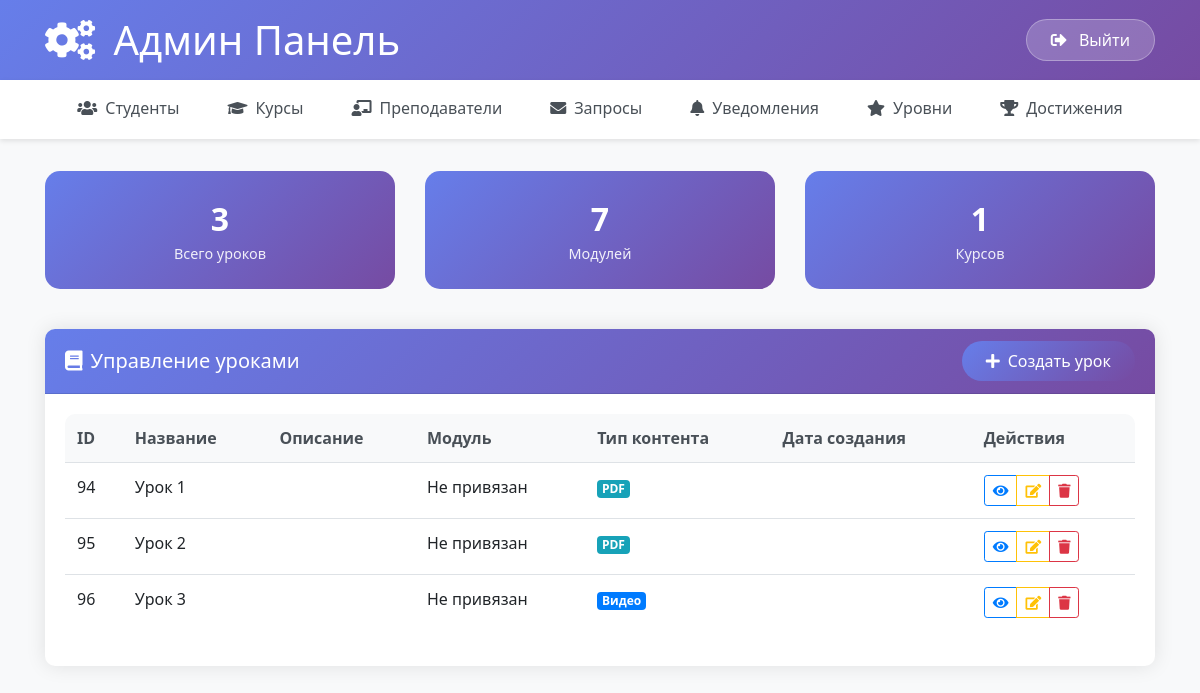
The app's page /admin_lessons/ (signed in), older data.
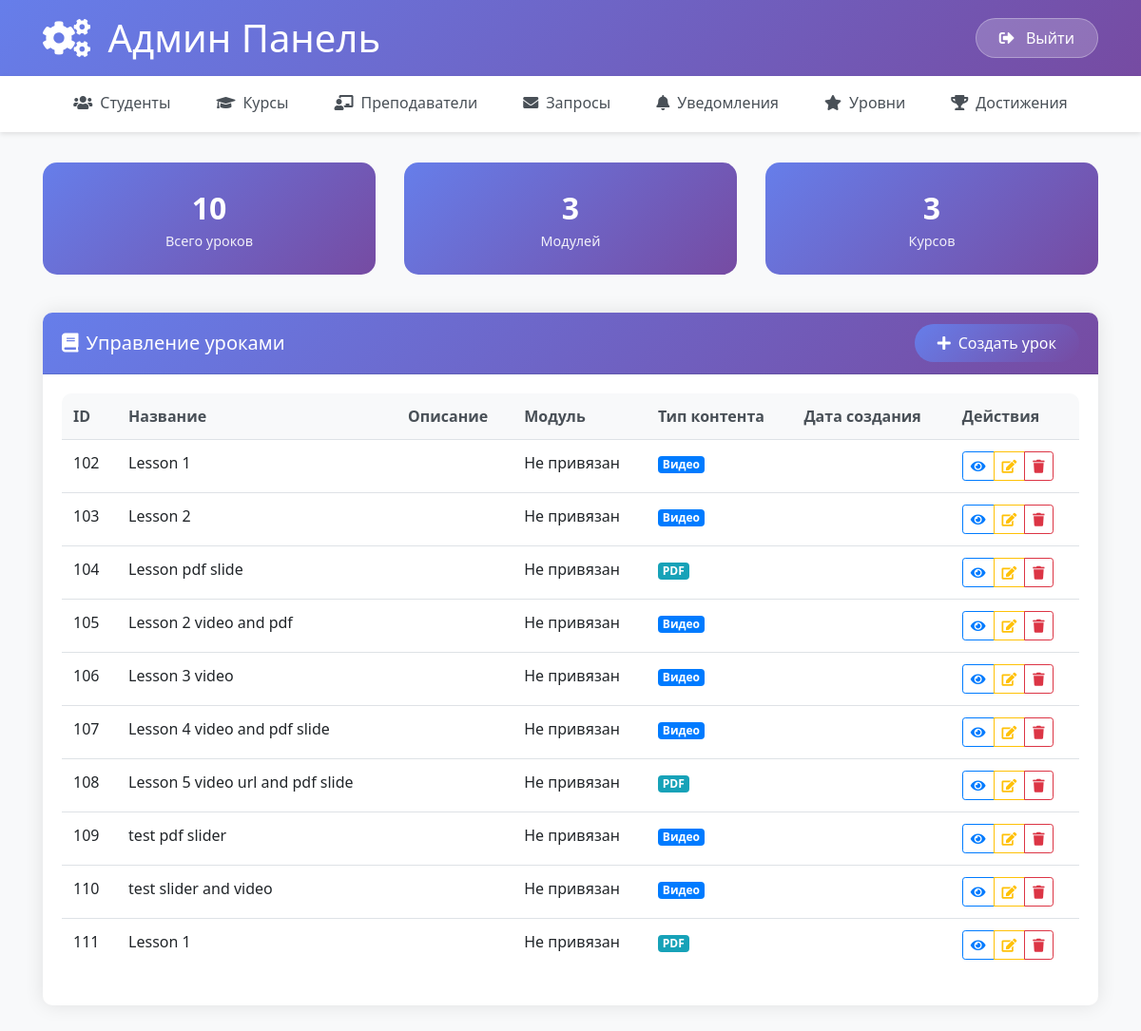
The same page, newer data.
### courses/models.py (models this page shows, shortened)
class Lesson(models.Model):
    title = models.CharField(max_length=100)
    video = models.FileField(upload_to='videos/', blank=True, null=True)
    video_url = models.URLField(
        max_length=500,
        blank=True,
        null=True,
        help_text='URL видео (YouTube, Vimeo, Google Drive, Dropbox, OneDrive)',
        validators=[validate_video_url]
    )
    pdf = models.FileField(upload_to='pdfs/', blank=True, null=True)
    convert_pdf_to_slides = models.BooleanField(
        default=False,
        help_text='Конвертировать PDF/PPTX в слайды для просмотра на странице'
    )
    converted_slides_status = models.CharField(
        max_length=20,
        choices=[('pending', 'В ожидании'), ('completed', 'Завершено'), ('failed', 'Ошибка'), ('not_applicable', 'Неприменимо')],
        default='not_applicable',
        help_text='Статус конвертации PDF/PPTX в слайды'
    )
    slide_count = models.IntegerField(default=0, help_text='Количество сгенерированных слайдов')

### courses/views.py (the view)
# urls.py: path('admin_lessons/', views.admin_lessons_page, name='admin_lessons_page'),
@login_required
def admin_lessons_page(request):
    from .models import Lesson, Module, Course
    lessons = Lesson.objects.all()
    modules = Module.objects.all()
    courses = Course.objects.all()
    context = {
        'lessons': lessons,
        'modules': modules,
        'courses': courses,
        'active_tab': 'lessons'
    }
    return render(request, 'courses/admin_lessons_page.html', context)

### courses/templates/courses/admin_lessons_page.html (shortened to what the changed rows need)
{% extends 'courses/admin_base.html' %}
{% block content %}
<div class="row mb-4">
    <div class="col-md-4">
        <div class="stats-card text-center">
            <div class="stats-number">{{ lessons.count }}</div>
            <div class="stats-label">Всего уроков</div>
        </div>
    </div>
    <div class="col-md-4">
        <div class="stats-card text-center">
            <div class="stats-number">{{ modules.count }}</div>
            <div class="stats-label">Модулей</div>
        </div>
    </div>
    <div class="col-md-4">
        <div class="stats-card text-center">
            <div class="stats-number">{{ courses.count }}</div>
            <div class="stats-label">Курсов</div>
        </div>
    </div>
</div>
<div class="row">
    <div class="col-12">
        <div class="card">
            <div class="card-body">
                <div class="table-responsive">
                    <table class="table table-hover">
                        <thead>
                            <tr>
                                <th>ID</th>
                                <th>Название</th>
                                <th>Описание</th>
                                <th>Модуль</th>
                                <th>Тип контента</th>
                                <th>Дата создания</th>
                                <th>Действия</th>
                            </tr>
                        </thead>
                        <tbody>
                            {% for lesson in lessons %}
                            <tr>
                                <td>{{ lesson.id }}</td>
                                <td>{{ lesson.title }}</td>
                                <td>{{ lesson.description|truncatechars:50 }}</td>
                                <td>{{ lesson.module.title|default:"Не привязан" }}</td>
                                <td>
                                    {% if lesson.video %}
                                        <span class="badge badge-primary">Видео</span>
                                    {% elif lesson.pdf %}
                                        <span class="badge badge-info">PDF</span>
                                    {% else %}
                                        <span class="badge badge-secondary">Текст</span>
                                    {% endif %}
                                </td>
                                <td>{{ lesson.created_at|date:"d.m.Y" }}</td>
                                <td>
                                    <div class="btn-group" role="group">
                                        <a href="{% url 'view_lesson' lesson.id %}" class="btn btn-sm btn-outline-primary">
                                            <i class="fas fa-eye"></i>
                                        </a>
                                        <a href="{% url 'edit_lesson' lesson.id %}" class="btn btn-sm btn-outline-warning">
                                            <i class="fas fa-edit"></i>
                                        </a>
                                        <button class="btn btn-sm btn-outline-danger" onclick="deleteLesson({{ lesson.id }})">
                                            <i class="fas fa-trash"></i>
                                        </button>
                                    </div>
                                </td>
                            </tr>
                            {% empty %}
                            <tr>
                                <td colspan="7" class="text-center text-muted">Уроки не найдены</td>
                            </tr>
                            {% endfor %}
                        </tbody>
                    </table>
                </div>
            </div>
        </div>
    </div>
</div>
{% endblock %}

Row changes from the older to the newer data that the page shows:
removed Lesson: id "94", title "Урок 1", module "Не привязан", video "PDF"
removed Lesson: id "95", title "Урок 2", module "Не привязан", video "PDF"
removed Lesson: id "96", title "Урок 3", module "Не привязан", shows "Видео"
added Lesson: id "102", title "Lesson 1", module "Не привязан", shows "Видео"
added Lesson: id "103", title "Lesson 2", module "Не привязан", shows "Видео"
added Lesson: id "104", title "Lesson pdf slide", module "Не привязан", video "PDF"
added Lesson: id "105", title "Lesson 2 video and pdf", module "Не привязан", shows "Видео"
added Lesson: id "106", title "Lesson 3 video", module "Не привязан", shows "Видео"
added Lesson: id "107", title "Lesson 4 video and pdf slide", module "Не привязан", shows "Видео"
added Lesson: id "108", title "Lesson 5 video url and pdf slide", module "Не привязан", video "PDF"
added Lesson: id "109", title "test pdf slider", module "Не привязан", shows "Видео"
added Lesson: id "110", title "test slider and video", module "Не привязан", shows "Видео"
added Lesson: id "111", title "Lesson 1", module "Не привязан", video "PDF"
Text that changed along with them:
{{ lessons.count }}: "3" → "10"
{{ modules.count }}: "7" → "3"
{{ courses.count }}: "1" → "3"
